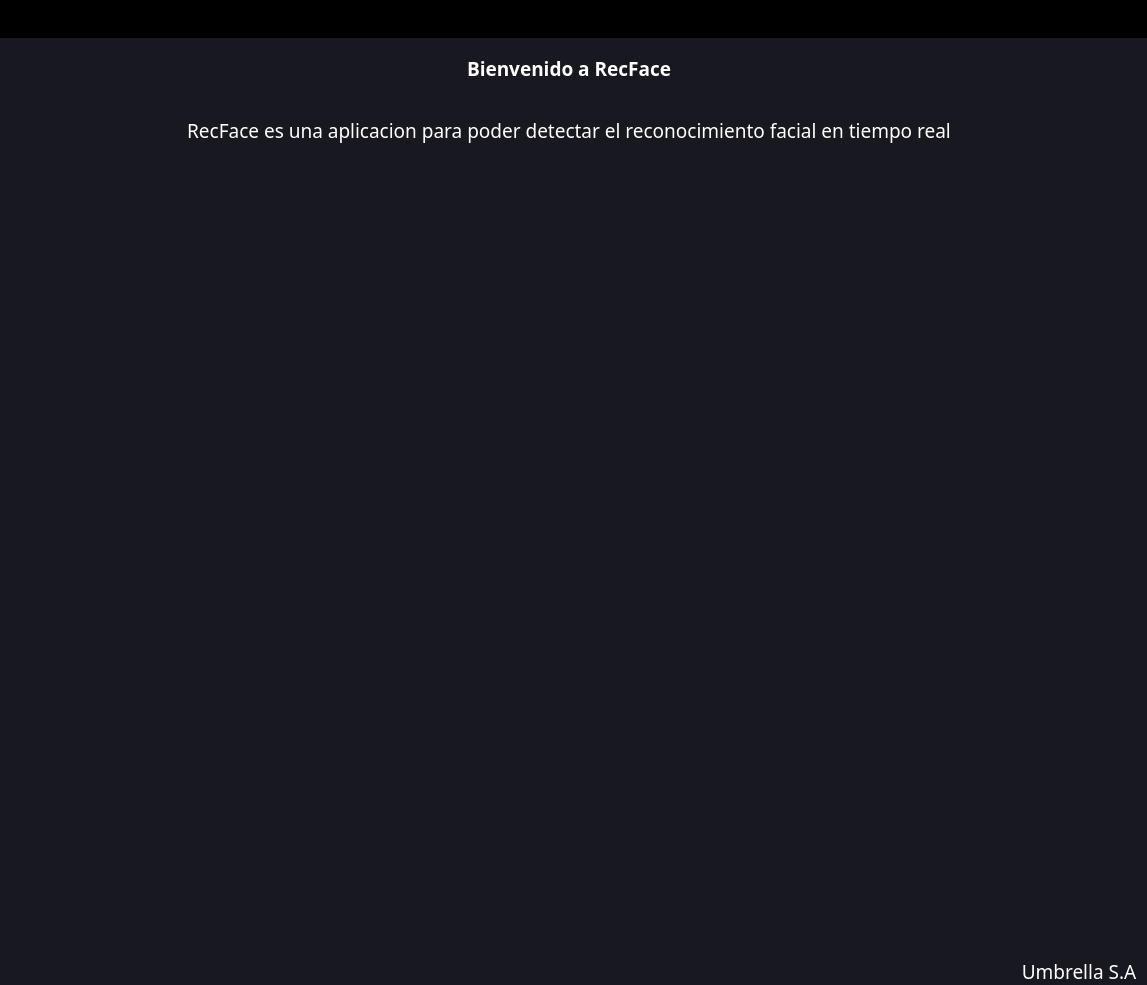
<?xml version="1.0" encoding="UTF-8"?>
<ui version="4.0">
 <class>MainWindow</class>
 <widget class="QMainWindow" name="MainWindow">
  <property name="geometry">
   <rect>
    <x>0</x>
    <y>0</y>
    <width>1147</width>
    <height>985</height>
   </rect>
  </property>
  <property name="windowTitle">
   <string>MainWindow</string>
  </property>
  <property name="styleSheet">
   <string notr="true">*{

	border:none;
}</string>
  </property>
  <widget class="QWidget" name="centralwidget">
   <property name="styleSheet">
    <string notr="true">background-color: rgb(24,24,32);</string>
   </property>
   <layout class="QHBoxLayout" name="horizontalLayout">
    <property name="spacing">
     <number>0</number>
    </property>
    <property name="leftMargin">
     <number>0</number>
    </property>
    <property name="topMargin">
     <number>0</number>
    </property>
    <property name="rightMargin">
     <number>0</number>
    </property>
    <property name="bottomMargin">
     <number>0</number>
    </property>
    <item>
     <widget class="QFrame" name="menuslide">
      <property name="minimumSize">
       <size>
        <width>0</width>
        <height>0</height>
       </size>
      </property>
      <property name="maximumSize">
       <size>
        <width>0</width>
        <height>16777215</height>
       </size>
      </property>
      <property name="font">
       <font>
        <pointsize>9</pointsize>
       </font>
      </property>
      <property name="styleSheet">
       <string notr="true">background-color:black;</string>
      </property>
      <property name="frameShape">
       <enum>QFrame::StyledPanel</enum>
      </property>
      <property name="frameShadow">
       <enum>QFrame::Raised</enum>
      </property>
      <layout class="QVBoxLayout" name="verticalLayout_2">
       <property name="spacing">
        <number>0</number>
       </property>
       <property name="leftMargin">
        <number>0</number>
       </property>
       <property name="topMargin">
        <number>0</number>
       </property>
       <property name="rightMargin">
        <number>0</number>
       </property>
       <property name="bottomMargin">
        <number>0</number>
       </property>
       <item>
        <widget class="QFrame" name="slide">
         <property name="minimumSize">
          <size>
           <width>198</width>
           <height>0</height>
          </size>
         </property>
         <property name="frameShape">
          <enum>QFrame::StyledPanel</enum>
         </property>
         <property name="frameShadow">
          <enum>QFrame::Raised</enum>
         </property>
         <layout class="QVBoxLayout" name="verticalLayout_5">
          <property name="leftMargin">
           <number>0</number>
          </property>
          <property name="rightMargin">
           <number>0</number>
          </property>
          <item alignment="Qt::AlignLeft">
           <widget class="QFrame" name="frame_7">
            <property name="font">
             <font>
              <pointsize>10</pointsize>
              <stylestrategy>PreferAntialias</stylestrategy>
             </font>
            </property>
            <property name="styleSheet">
             <string notr="true"/>
            </property>
            <property name="frameShape">
             <enum>QFrame::StyledPanel</enum>
            </property>
            <property name="frameShadow">
             <enum>QFrame::Raised</enum>
            </property>
            <layout class="QHBoxLayout" name="horizontalLayout_9">
             <property name="spacing">
              <number>0</number>
             </property>
             <property name="leftMargin">
              <number>0</number>
             </property>
             <property name="topMargin">
              <number>10</number>
             </property>
             <property name="rightMargin">
              <number>0</number>
             </property>
             <property name="bottomMargin">
              <number>0</number>
             </property>
             <item alignment="Qt::AlignLeft">
              <widget class="QPushButton" name="pushButton_12">
               <property name="text">
                <string/>
               </property>
               <property name="icon">
                <iconset resource="../../Recursos/iconos_menu.qrc">
                 <normaloff>:/iconos_menu/iconos/umbrella.png</normaloff>:/iconos_menu/iconos/umbrella.png</iconset>
               </property>
               <property name="iconSize">
                <size>
                 <width>65</width>
                 <height>40</height>
                </size>
               </property>
              </widget>
             </item>
             <item alignment="Qt::AlignLeft">
              <widget class="QLabel" name="label_2">
               <property name="font">
                <font>
                 <family>Gill Sans MT</family>
                 <pointsize>14</pointsize>
                 <weight>75</weight>
                 <italic>false</italic>
                 <bold>true</bold>
                </font>
               </property>
               <property name="cursor">
                <cursorShape>ArrowCursor</cursorShape>
               </property>
               <property name="styleSheet">
                <string notr="true">color:white;
</string>
               </property>
               <property name="text">
                <string>UMBRELLA S.A</string>
               </property>
              </widget>
             </item>
            </layout>
           </widget>
          </item>
          <item>
           <widget class="QFrame" name="frame_8">
            <property name="sizePolicy">
             <sizepolicy hsizetype="Preferred" vsizetype="Expanding">
              <horstretch>0</horstretch>
              <verstretch>0</verstretch>
             </sizepolicy>
            </property>
            <property name="frameShape">
             <enum>QFrame::StyledPanel</enum>
            </property>
            <property name="frameShadow">
             <enum>QFrame::Raised</enum>
            </property>
            <layout class="QVBoxLayout" name="verticalLayout_6">
             <property name="spacing">
              <number>0</number>
             </property>
             <property name="leftMargin">
              <number>0</number>
             </property>
             <property name="topMargin">
              <number>0</number>
             </property>
             <property name="rightMargin">
              <number>0</number>
             </property>
             <property name="bottomMargin">
              <number>0</number>
             </property>
             <item alignment="Qt::AlignTop">
              <widget class="QFrame" name="frame_10">
               <property name="frameShape">
                <enum>QFrame::StyledPanel</enum>
               </property>
               <property name="frameShadow">
                <enum>QFrame::Raised</enum>
               </property>
               <layout class="QVBoxLayout" name="verticalLayout_7">
                <property name="spacing">
                 <number>0</number>
                </property>
                <property name="leftMargin">
                 <number>0</number>
                </property>
                <property name="topMargin">
                 <number>10</number>
                </property>
                <property name="rightMargin">
                 <number>0</number>
                </property>
                <property name="bottomMargin">
                 <number>0</number>
                </property>
                <item>
                 <widget class="QPushButton" name="pushButton_4">
                  <property name="minimumSize">
                   <size>
                    <width>0</width>
                    <height>60</height>
                   </size>
                  </property>
                  <property name="font">
                   <font>
                    <family>Gadugi</family>
                    <pointsize>10</pointsize>
                    <weight>50</weight>
                    <italic>false</italic>
                    <bold>false</bold>
                   </font>
                  </property>
                  <property name="cursor">
                   <cursorShape>PointingHandCursor</cursorShape>
                  </property>
                  <property name="styleSheet">
                   <string notr="true">*{
color:white;
border-bottom: 2px solid white;
border-top: 2px solid white;

 }

QPushButton:hover{
	color:red;
	border-bottom: 2px solid red;
	border-top: 2px solid red;
	font-size:20px;


}


</string>
                  </property>
                  <property name="text">
                   <string>RASTREO FACIAL</string>
                  </property>
                 </widget>
                </item>
                <item>
                 <widget class="QPushButton" name="pushButton_10">
                  <property name="minimumSize">
                   <size>
                    <width>0</width>
                    <height>60</height>
                   </size>
                  </property>
                  <property name="font">
                   <font>
                    <family>Gadugi</family>
                    <pointsize>10</pointsize>
                   </font>
                  </property>
                  <property name="cursor">
                   <cursorShape>PointingHandCursor</cursorShape>
                  </property>
                  <property name="styleSheet">
                   <string notr="true">*{
color:white;
border-bottom: 2px solid white;
 }

QPushButton:hover{
	color:red;
	border-bottom: 2px solid red;
	font-size:20px;
}</string>
                  </property>
                  <property name="text">
                   <string>RECONOCIMIENTO FACIAL</string>
                  </property>
                  <property name="iconSize">
                   <size>
                    <width>16</width>
                    <height>16</height>
                   </size>
                  </property>
                 </widget>
                </item>
               </layout>
               <zorder>pushButton_10</zorder>
               <zorder>pushButton_4</zorder>
              </widget>
             </item>
             <item>
              <widget class="QFrame" name="frame_15">
               <property name="sizePolicy">
                <sizepolicy hsizetype="Preferred" vsizetype="Expanding">
                 <horstretch>0</horstretch>
                 <verstretch>0</verstretch>
                </sizepolicy>
               </property>
               <property name="frameShape">
                <enum>QFrame::StyledPanel</enum>
               </property>
               <property name="frameShadow">
                <enum>QFrame::Raised</enum>
               </property>
               <layout class="QVBoxLayout" name="verticalLayout_14">
                <property name="spacing">
                 <number>0</number>
                </property>
                <property name="leftMargin">
                 <number>0</number>
                </property>
                <property name="topMargin">
                 <number>50</number>
                </property>
                <property name="rightMargin">
                 <number>0</number>
                </property>
                <property name="bottomMargin">
                 <number>0</number>
                </property>
               </layout>
              </widget>
             </item>
            </layout>
           </widget>
          </item>
          <item>
           <widget class="QFrame" name="frame_9">
            <property name="frameShape">
             <enum>QFrame::StyledPanel</enum>
            </property>
            <property name="frameShadow">
             <enum>QFrame::Raised</enum>
            </property>
            <layout class="QHBoxLayout" name="horizontalLayout_10">
             <property name="spacing">
              <number>0</number>
             </property>
             <property name="leftMargin">
              <number>14</number>
             </property>
             <property name="topMargin">
              <number>0</number>
             </property>
             <property name="rightMargin">
              <number>0</number>
             </property>
             <property name="bottomMargin">
              <number>0</number>
             </property>
             <item alignment="Qt::AlignLeft">
              <widget class="QPushButton" name="pushButton_9">
               <property name="font">
                <font>
                 <family>Gadugi</family>
                 <pointsize>10</pointsize>
                </font>
               </property>
               <property name="cursor">
                <cursorShape>PointingHandCursor</cursorShape>
               </property>
               <property name="styleSheet">
                <string notr="true">*{
color:white;


 }

QPushButton:hover{
	color:red;

}</string>
               </property>
               <property name="text">
                <string>  AJUSTES</string>
               </property>
               <property name="icon">
                <iconset resource="../../Recursos/iconos_menu.qrc">
                 <normaloff>:/iconos_menu/iconos/cil-settings.png</normaloff>:/iconos_menu/iconos/cil-settings.png</iconset>
               </property>
               <property name="iconSize">
                <size>
                 <width>32</width>
                 <height>40</height>
                </size>
               </property>
              </widget>
             </item>
            </layout>
           </widget>
          </item>
         </layout>
        </widget>
       </item>
      </layout>
     </widget>
    </item>
    <item>
     <widget class="QFrame" name="menu">
      <property name="frameShape">
       <enum>QFrame::StyledPanel</enum>
      </property>
      <property name="frameShadow">
       <enum>QFrame::Raised</enum>
      </property>
      <layout class="QVBoxLayout" name="verticalLayout">
       <property name="spacing">
        <number>0</number>
       </property>
       <property name="leftMargin">
        <number>0</number>
       </property>
       <property name="topMargin">
        <number>0</number>
       </property>
       <property name="rightMargin">
        <number>0</number>
       </property>
       <property name="bottomMargin">
        <number>0</number>
       </property>
       <item>
        <widget class="QFrame" name="uno">
         <property name="minimumSize">
          <size>
           <width>8</width>
           <height>0</height>
          </size>
         </property>
         <property name="font">
          <font>
           <kerning>true</kerning>
          </font>
         </property>
         <property name="styleSheet">
          <string notr="true">background-color:black;</string>
         </property>
         <property name="frameShape">
          <enum>QFrame::StyledPanel</enum>
         </property>
         <property name="frameShadow">
          <enum>QFrame::Raised</enum>
         </property>
         <property name="midLineWidth">
          <number>7</number>
         </property>
         <layout class="QHBoxLayout" name="horizontalLayout_2">
          <property name="spacing">
           <number>8</number>
          </property>
          <property name="leftMargin">
           <number>8</number>
          </property>
          <property name="topMargin">
           <number>12</number>
          </property>
          <property name="rightMargin">
           <number>8</number>
          </property>
          <property name="bottomMargin">
           <number>6</number>
          </property>
          <item>
           <widget class="QFrame" name="frame_3">
            <property name="frameShape">
             <enum>QFrame::StyledPanel</enum>
            </property>
            <property name="frameShadow">
             <enum>QFrame::Raised</enum>
            </property>
            <layout class="QHBoxLayout" name="horizontalLayout_6">
             <property name="spacing">
              <number>0</number>
             </property>
             <property name="leftMargin">
              <number>0</number>
             </property>
             <property name="topMargin">
              <number>0</number>
             </property>
             <property name="rightMargin">
              <number>0</number>
             </property>
             <property name="bottomMargin">
              <number>0</number>
             </property>
             <item>
              <widget class="QFrame" name="volver">
               <property name="frameShape">
                <enum>QFrame::StyledPanel</enum>
               </property>
               <property name="frameShadow">
                <enum>QFrame::Raised</enum>
               </property>
               <layout class="QHBoxLayout" name="horizontalLayout_8">
                <property name="spacing">
                 <number>0</number>
                </property>
                <property name="leftMargin">
                 <number>0</number>
                </property>
                <property name="topMargin">
                 <number>0</number>
                </property>
                <property name="rightMargin">
                 <number>0</number>
                </property>
                <property name="bottomMargin">
                 <number>0</number>
                </property>
                <item alignment="Qt::AlignLeft|Qt::AlignTop">
                 <widget class="QPushButton" name="btnvolver">
                  <property name="font">
                   <font>
                    <pointsize>13</pointsize>
                   </font>
                  </property>
                  <property name="cursor">
                   <cursorShape>PointingHandCursor</cursorShape>
                  </property>
                  <property name="text">
                   <string/>
                  </property>
                  <property name="icon">
                   <iconset resource="../../Recursos/iconos_menu.qrc">
                    <normaloff>:/iconos_menu/iconos/cil-justify-left.png</normaloff>:/iconos_menu/iconos/cil-justify-left.png</iconset>
                  </property>
                  <property name="iconSize">
                   <size>
                    <width>50</width>
                    <height>50</height>
                   </size>
                  </property>
                 </widget>
                </item>
               </layout>
              </widget>
             </item>
            </layout>
           </widget>
          </item>
          <item>
           <widget class="QPushButton" name="pushButton_6">
            <property name="text">
             <string>PushButton</string>
            </property>
           </widget>
          </item>
          <item alignment="Qt::AlignRight|Qt::AlignTop">
           <widget class="QFrame" name="frame_2">
            <property name="frameShape">
             <enum>QFrame::StyledPanel</enum>
            </property>
            <property name="frameShadow">
             <enum>QFrame::Raised</enum>
            </property>
            <layout class="QHBoxLayout" name="horizontalLayout_5">
             <property name="spacing">
              <number>0</number>
             </property>
             <property name="leftMargin">
              <number>0</number>
             </property>
             <property name="topMargin">
              <number>0</number>
             </property>
             <property name="rightMargin">
              <number>0</number>
             </property>
             <property name="bottomMargin">
              <number>0</number>
             </property>
             <item alignment="Qt::AlignRight">
              <widget class="QPushButton" name="pushButton_7">
               <property name="minimumSize">
                <size>
                 <width>0</width>
                 <height>0</height>
                </size>
               </property>
               <property name="cursor">
                <cursorShape>PointingHandCursor</cursorShape>
               </property>
               <property name="text">
                <string/>
               </property>
               <property name="icon">
                <iconset resource="../../Recursos/iconos_menu.qrc">
                 <normaloff>:/iconos_menu/iconos/cil-envelope-open.png</normaloff>:/iconos_menu/iconos/cil-envelope-open.png</iconset>
               </property>
               <property name="iconSize">
                <size>
                 <width>40</width>
                 <height>40</height>
                </size>
               </property>
              </widget>
             </item>
             <item>
              <widget class="QPushButton" name="pushButton_5">
               <property name="cursor">
                <cursorShape>PointingHandCursor</cursorShape>
               </property>
               <property name="text">
                <string/>
               </property>
               <property name="icon">
                <iconset resource="../../Recursos/iconos_menu.qrc">
                 <normaloff>:/iconos_menu/iconos/cil-user.png</normaloff>:/iconos_menu/iconos/cil-user.png</iconset>
               </property>
               <property name="iconSize">
                <size>
                 <width>40</width>
                 <height>40</height>
                </size>
               </property>
              </widget>
             </item>
            </layout>
           </widget>
          </item>
          <item alignment="Qt::AlignRight|Qt::AlignTop">
           <widget class="QFrame" name="frame">
            <property name="frameShape">
             <enum>QFrame::StyledPanel</enum>
            </property>
            <property name="frameShadow">
             <enum>QFrame::Raised</enum>
            </property>
            <layout class="QHBoxLayout" name="horizontalLayout_4">
             <property name="spacing">
              <number>0</number>
             </property>
             <property name="leftMargin">
              <number>0</number>
             </property>
             <property name="topMargin">
              <number>0</number>
             </property>
             <property name="rightMargin">
              <number>6</number>
             </property>
             <property name="bottomMargin">
              <number>0</number>
             </property>
             <item>
              <widget class="QPushButton" name="pushButton">
               <property name="cursor">
                <cursorShape>PointingHandCursor</cursorShape>
               </property>
               <property name="text">
                <string/>
               </property>
               <property name="icon">
                <iconset resource="../../Recursos/iconos_menu.qrc">
                 <normaloff>:/iconos_menu/iconos/cil-window-minimize.png</normaloff>:/iconos_menu/iconos/cil-window-minimize.png</iconset>
               </property>
               <property name="iconSize">
                <size>
                 <width>40</width>
                 <height>40</height>
                </size>
               </property>
              </widget>
             </item>
             <item>
              <widget class="QPushButton" name="pushButton_2">
               <property name="cursor">
                <cursorShape>PointingHandCursor</cursorShape>
               </property>
               <property name="text">
                <string/>
               </property>
               <property name="icon">
                <iconset resource="../../Recursos/iconos_menu.qrc">
                 <normaloff>:/iconos_menu/iconos/cil-library.png</normaloff>:/iconos_menu/iconos/cil-library.png</iconset>
               </property>
               <property name="iconSize">
                <size>
                 <width>24</width>
                 <height>24</height>
                </size>
               </property>
              </widget>
             </item>
             <item>
              <widget class="QPushButton" name="pushButton_3">
               <property name="cursor">
                <cursorShape>PointingHandCursor</cursorShape>
               </property>
               <property name="text">
                <string/>
               </property>
               <property name="icon">
                <iconset resource="../../Recursos/iconos_menu.qrc">
                 <normaloff>:/iconos_menu/iconos/cil-x.png</normaloff>:/iconos_menu/iconos/cil-x.png</iconset>
               </property>
               <property name="iconSize">
                <size>
                 <width>24</width>
                 <height>24</height>
                </size>
               </property>
              </widget>
             </item>
            </layout>
           </widget>
          </item>
         </layout>
        </widget>
       </item>
       <item>
        <widget class="QStackedWidget" name="stackedWidget">
         <property name="font">
          <font>
           <pointsize>12</pointsize>
          </font>
         </property>
         <property name="currentIndex">
          <number>0</number>
         </property>
         <widget class="QWidget" name="page_0">
          <layout class="QVBoxLayout" name="verticalLayout_8">
           <property name="spacing">
            <number>0</number>
           </property>
           <property name="leftMargin">
            <number>0</number>
           </property>
           <property name="topMargin">
            <number>0</number>
           </property>
           <property name="rightMargin">
            <number>0</number>
           </property>
           <property name="bottomMargin">
            <number>0</number>
           </property>
           <item alignment="Qt::AlignTop">
            <widget class="QFrame" name="frame_11">
             <property name="frameShape">
              <enum>QFrame::StyledPanel</enum>
             </property>
             <property name="frameShadow">
              <enum>QFrame::Raised</enum>
             </property>
             <layout class="QVBoxLayout" name="verticalLayout_10">
              <property name="leftMargin">
               <number>0</number>
              </property>
              <property name="topMargin">
               <number>0</number>
              </property>
              <item alignment="Qt::AlignHCenter|Qt::AlignTop">
               <widget class="QPushButton" name="pushButton_11">
                <property name="minimumSize">
                 <size>
                  <width>60</width>
                  <height>60</height>
                 </size>
                </property>
                <property name="font">
                 <font>
                  <family>Gill Sans MT</family>
                  <pointsize>14</pointsize>
                  <weight>75</weight>
                  <bold>true</bold>
                 </font>
                </property>
                <property name="styleSheet">
                 <string notr="true">color:white;</string>
                </property>
                <property name="text">
                 <string>Bienvenido a RecFace</string>
                </property>
                <property name="iconSize">
                 <size>
                  <width>16</width>
                  <height>40</height>
                 </size>
                </property>
               </widget>
              </item>
              <item>
               <widget class="QFrame" name="frame_12">
                <property name="minimumSize">
                 <size>
                  <width>0</width>
                  <height>40</height>
                 </size>
                </property>
                <property name="frameShape">
                 <enum>QFrame::StyledPanel</enum>
                </property>
                <property name="frameShadow">
                 <enum>QFrame::Raised</enum>
                </property>
                <layout class="QVBoxLayout" name="verticalLayout_9">
                 <item>
                  <widget class="QTextEdit" name="textEdit_2">
                   <property name="font">
                    <font>
                     <family>Gill Sans MT</family>
                     <pointsize>12</pointsize>
                    </font>
                   </property>
                   <property name="styleSheet">
                    <string notr="true">color:white;</string>
                   </property>
                   <property name="html">
                    <string>&lt;!DOCTYPE HTML PUBLIC &quot;-//W3C//DTD HTML 4.0//EN&quot; &quot;http://www.w3.org/TR/REC-html40/strict.dtd&quot;&gt;
&lt;html&gt;&lt;head&gt;&lt;meta name=&quot;qrichtext&quot; content=&quot;1&quot; /&gt;&lt;style type=&quot;text/css&quot;&gt;
p, li { white-space: pre-wrap; }
&lt;/style&gt;&lt;/head&gt;&lt;body style=&quot; font-family:'Gill Sans MT'; font-size:12pt; font-weight:400; font-style:normal;&quot;&gt;
&lt;p align=&quot;center&quot; style=&quot; margin-top:0px; margin-bottom:0px; margin-left:0px; margin-right:0px; -qt-block-indent:0; text-indent:0px;&quot;&gt;&lt;span style=&quot; font-family:'MS Shell Dlg 2'; font-size:14pt;&quot;&gt;RecFace es una aplicacion para poder detectar el reconocimiento facial en tiempo real&lt;/span&gt;&lt;/p&gt;&lt;/body&gt;&lt;/html&gt;</string>
                   </property>
                  </widget>
                 </item>
                </layout>
               </widget>
              </item>
             </layout>
            </widget>
           </item>
          </layout>
         </widget>
         <widget class="QWidget" name="page_1">
          <property name="font">
           <font>
            <pointsize>4</pointsize>
           </font>
          </property>
          <layout class="QVBoxLayout" name="verticalLayout_13">
           <item>
            <widget class="QFrame" name="frame_14">
             <property name="frameShape">
              <enum>QFrame::StyledPanel</enum>
             </property>
             <property name="frameShadow">
              <enum>QFrame::Raised</enum>
             </property>
             <layout class="QVBoxLayout" name="verticalLayout_11">
              <property name="leftMargin">
               <number>18</number>
              </property>
              <property name="topMargin">
               <number>22</number>
              </property>
              <item alignment="Qt::AlignLeft">
               <widget class="QPushButton" name="pushButton_15">
                <property name="minimumSize">
                 <size>
                  <width>120</width>
                  <height>50</height>
                 </size>
                </property>
                <property name="font">
                 <font>
                  <family>Gadugi</family>
                  <pointsize>-1</pointsize>
                 </font>
                </property>
                <property name="cursor">
                 <cursorShape>PointingHandCursor</cursorShape>
                </property>
                <property name="styleSheet">
                 <string notr="true">QPushButton{

	background:transparent;
	color:white;
	border-radius: 6px;
	font-size:14px;
	border-bottom: 2px solid white;
	border-top: 1px solid white;
	border-left: 1px solid white;
	border-right: 1px solid white;
}
QPushButton:hover{

	background:black;
	color:white;
	border-radius: 6px;
	font-size:14px;
	border-bottom: 2px solid black;
	border-top: 1px solid black;
	border-left: 1px solid black;
	border-right: 1px solid black;
}
</string>
                </property>
                <property name="text">
                 <string>  CAMARA</string>
                </property>
                <property name="icon">
                 <iconset resource="../../Recursos/iconos_menu.qrc">
                  <normaloff>:/iconos_menu/iconos/camera.png</normaloff>:/iconos_menu/iconos/camera.png</iconset>
                </property>
                <property name="iconSize">
                 <size>
                  <width>24</width>
                  <height>24</height>
                 </size>
                </property>
               </widget>
              </item>
              <item>
               <widget class="QLabel" name="label_camara_1">
                <property name="minimumSize">
                 <size>
                  <width>0</width>
                  <height>400</height>
                 </size>
                </property>
                <property name="styleSheet">
                 <string notr="true">QLabel{


	background:transparent;
	margin-left:150px;
	margin-right:100px;
	border-bottom: 2px solid white;
	border-top: 1px solid white;
	border-left: 1px solid white;
	border-right: 1px solid white;
	
}</string>
                </property>
                <property name="text">
                 <string/>
                </property>
               </widget>
              </item>
             </layout>
            </widget>
           </item>
           <item>
            <widget class="QFrame" name="frame_13">
             <property name="frameShape">
              <enum>QFrame::StyledPanel</enum>
             </property>
             <property name="frameShadow">
              <enum>QFrame::Raised</enum>
             </property>
            </widget>
           </item>
          </layout>
         </widget>
         <widget class="QWidget" name="page_2">
          <layout class="QVBoxLayout" name="verticalLayout_15">
           <item>
            <widget class="QFrame" name="frame_17">
             <property name="frameShape">
              <enum>QFrame::StyledPanel</enum>
             </property>
             <property name="frameShadow">
              <enum>QFrame::Raised</enum>
             </property>
             <layout class="QVBoxLayout" name="verticalLayout_16">
              <property name="leftMargin">
               <number>18</number>
              </property>
              <property name="topMargin">
               <number>22</number>
              </property>
              <item alignment="Qt::AlignLeft|Qt::AlignTop">
               <widget class="QPushButton" name="pushButton_14">
                <property name="minimumSize">
                 <size>
                  <width>120</width>
                  <height>50</height>
                 </size>
                </property>
                <property name="font">
                 <font>
                  <family>Gadugi</family>
                  <pointsize>-1</pointsize>
                 </font>
                </property>
                <property name="cursor">
                 <cursorShape>PointingHandCursor</cursorShape>
                </property>
                <property name="styleSheet">
                 <string notr="true">QPushButton{

	background:transparent;
	color:white;
	border-radius: 6px;
	font-size:14px;
	border-bottom: 2px solid white;
	border-top: 1px solid white;
	border-left: 1px solid white;
	border-right: 1px solid white;
}
QPushButton:hover{

	background:black;
	color:white;
	border-radius: 6px;
	font-size:14px;
	border-bottom: 2px solid black;
	border-top: 1px solid black;
	border-left: 1px solid black;
	border-right: 1px solid black;
}
</string>
                </property>
                <property name="text">
                 <string>  CAMARA</string>
                </property>
                <property name="icon">
                 <iconset resource="../../Recursos/iconos_menu.qrc">
                  <normaloff>:/iconos_menu/iconos/camera.png</normaloff>:/iconos_menu/iconos/camera.png</iconset>
                </property>
                <property name="iconSize">
                 <size>
                  <width>24</width>
                  <height>24</height>
                 </size>
                </property>
               </widget>
              </item>
             </layout>
            </widget>
           </item>
           <item>
            <widget class="QFrame" name="frame_16">
             <property name="frameShape">
              <enum>QFrame::StyledPanel</enum>
             </property>
             <property name="frameShadow">
              <enum>QFrame::Raised</enum>
             </property>
            </widget>
           </item>
          </layout>
         </widget>
        </widget>
       </item>
       <item alignment="Qt::AlignBottom">
        <widget class="QFrame" name="tres">
         <property name="frameShape">
          <enum>QFrame::StyledPanel</enum>
         </property>
         <property name="frameShadow">
          <enum>QFrame::Raised</enum>
         </property>
         <layout class="QHBoxLayout" name="horizontalLayout_3">
          <property name="spacing">
           <number>0</number>
          </property>
          <property name="leftMargin">
           <number>0</number>
          </property>
          <property name="topMargin">
           <number>0</number>
          </property>
          <property name="rightMargin">
           <number>0</number>
          </property>
          <property name="bottomMargin">
           <number>0</number>
          </property>
          <item>
           <widget class="QFrame" name="frame_5">
            <property name="frameShape">
             <enum>QFrame::StyledPanel</enum>
            </property>
            <property name="frameShadow">
             <enum>QFrame::Raised</enum>
            </property>
            <layout class="QHBoxLayout" name="horizontalLayout_7">
             <property name="spacing">
              <number>0</number>
             </property>
             <property name="leftMargin">
              <number>0</number>
             </property>
             <property name="topMargin">
              <number>0</number>
             </property>
             <property name="rightMargin">
              <number>0</number>
             </property>
             <property name="bottomMargin">
              <number>0</number>
             </property>
             <item>
              <widget class="QFrame" name="frame_4">
               <property name="frameShape">
                <enum>QFrame::StyledPanel</enum>
               </property>
               <property name="frameShadow">
                <enum>QFrame::Raised</enum>
               </property>
               <layout class="QVBoxLayout" name="verticalLayout_3">
                <property name="spacing">
                 <number>0</number>
                </property>
                <property name="rightMargin">
                 <number>0</number>
                </property>
                <property name="bottomMargin">
                 <number>8</number>
                </property>
                <item alignment="Qt::AlignBottom">
                 <widget class="QLabel" name="label">
                  <property name="font">
                   <font>
                    <family>Microsoft YaHei Light</family>
                    <pointsize>9</pointsize>
                    <weight>75</weight>
                    <bold>true</bold>
                   </font>
                  </property>
                  <property name="styleSheet">
                   <string notr="true">color:white;
</string>
                  </property>
                  <property name="text">
                   <string/>
                  </property>
                 </widget>
                </item>
               </layout>
              </widget>
             </item>
             <item>
              <widget class="QFrame" name="frame_6">
               <property name="frameShape">
                <enum>QFrame::StyledPanel</enum>
               </property>
               <property name="frameShadow">
                <enum>QFrame::Raised</enum>
               </property>
               <layout class="QVBoxLayout" name="verticalLayout_4">
                <property name="spacing">
                 <number>0</number>
                </property>
                <property name="leftMargin">
                 <number>0</number>
                </property>
                <property name="topMargin">
                 <number>0</number>
                </property>
                <property name="rightMargin">
                 <number>0</number>
                </property>
                <property name="bottomMargin">
                 <number>0</number>
                </property>
                <item alignment="Qt::AlignRight|Qt::AlignBottom">
                 <widget class="QPushButton" name="pushButton_8">
                  <property name="font">
                   <font>
                    <family>Gill Sans MT</family>
                    <pointsize>14</pointsize>
                   </font>
                  </property>
                  <property name="styleSheet">
                   <string notr="true">QPushButton{

	color:white;

}</string>
                  </property>
                  <property name="text">
                   <string>Umbrella S.A</string>
                  </property>
                  <property name="iconSize">
                   <size>
                    <width>56</width>
                    <height>48</height>
                   </size>
                  </property>
                 </widget>
                </item>
               </layout>
              </widget>
             </item>
             <item alignment="Qt::AlignBottom">
              <widget class="QFrame" name="abajoderecha">
               <property name="minimumSize">
                <size>
                 <width>10</width>
                 <height>10</height>
                </size>
               </property>
               <property name="maximumSize">
                <size>
                 <width>10</width>
                 <height>10</height>
                </size>
               </property>
               <property name="frameShape">
                <enum>QFrame::StyledPanel</enum>
               </property>
               <property name="frameShadow">
                <enum>QFrame::Raised</enum>
               </property>
              </widget>
             </item>
            </layout>
           </widget>
          </item>
         </layout>
        </widget>
       </item>
      </layout>
     </widget>
    </item>
   </layout>
  </widget>
 </widget>
 <resources>
  <include location="../../Recursos/iconos_menu.qrc"/>
 </resources>
 <connections/>
</ui>
